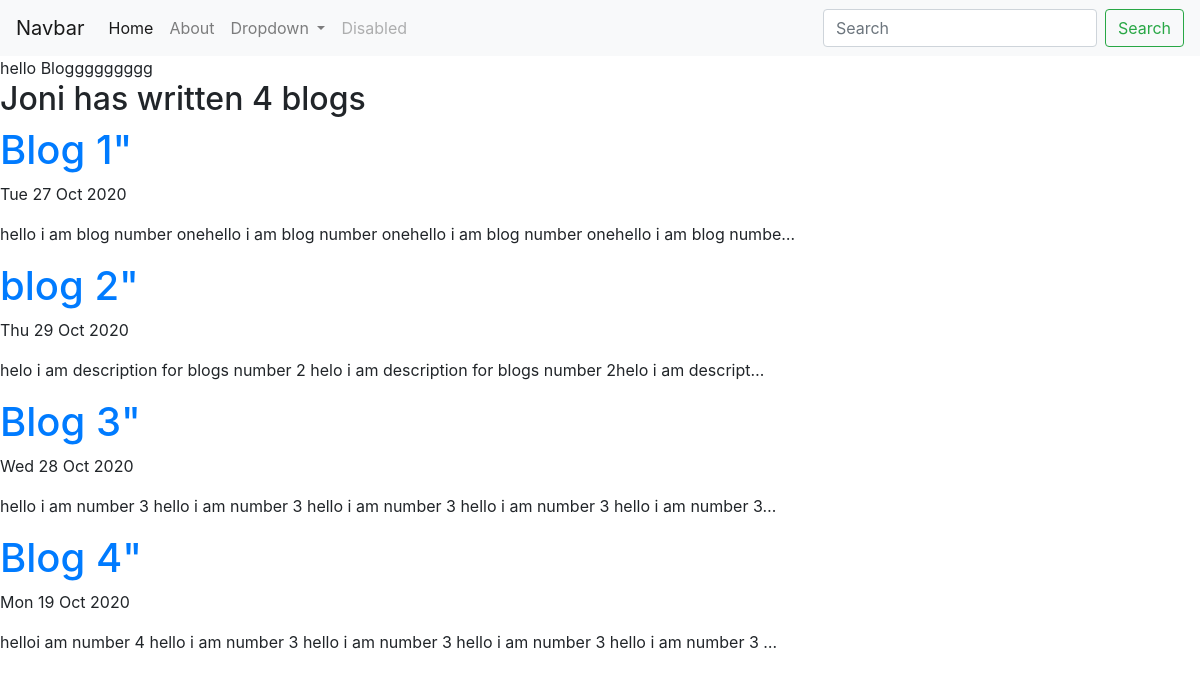
Screenshot of /blog/ with the database file from the repository.
### blog/models.py (models this page shows, shortened)
class Blog(models.Model):
    title = models.CharField(max_length=100)
    date = models.DateField()
    description = models.TextField()
    url = models.URLField(blank=True)

### blog/views.py (the view)
# urls.py: path('', views.all_blog, name='all_blog'),
def all_blog(request):
    hi = Blog.objects.all()
    return render(request,'blog/blog.html',{'hello':hi})

### blog/templates/blog/blog.html (shortened to what this page needs)
{% extends 'portfolio/base.html' %}
{% block content %}
<h2>Joni has written {{ hello.count }} blogs{{ blog.count|pluralize }} </h2>
{% for zakariya in hello %}
<a href="{% url 'blog:detail' zakariya.id %}"><h1>{{zakariya.title}}"</h1></a>
<p>{{zakariya.date|date:"D d M Y"}}</p>
<p>{{zakariya.description|striptags|truncatechars:100 }}</p>
{% endfor %}
{% endblock %}

### portfolio/templates/portfolio/base.html (shortened to what this page needs)
<!doctype html>
<html lang="en">
  <head>
    <link rel="stylesheet" href="https://cdn.jsdelivr.net/npm/bootstrap@4.5.3/dist/css/bootstrap.min.css">
  </head>
  <body>
    <nav class="navbar navbar-expand-lg navbar-light bg-light">
        <a class="navbar-brand" href="#">Navbar</a>
        <div class="collapse navbar-collapse" id="navbarSupportedContent">
          <ul class="navbar-nav mr-auto">
            <li class="nav-item active">
              <a class="nav-link" href="#">Home <span class="sr-only">(current)</span></a>
            </li>
            <li class="nav-item">
              <a class="nav-link" href="#">About</a>
            </li>
            <li class="nav-item dropdown">
              <a class="nav-link dropdown-toggle" href="#" id="navbarDropdown" role="button" data-toggle="dropdown" aria-haspopup="true" aria-expanded="false">
                Dropdown
              </a>
            </li>
            <li class="nav-item">
              <a class="nav-link disabled" href="#" tabindex="-1" aria-disabled="true">Disabled</a>
            </li>
          </ul>
          <form class="form-inline my-2 my-lg-0">
            <input class="form-control mr-sm-2" type="search" placeholder="Search" aria-label="Search">
            <button class="btn btn-outline-success my-2 my-sm-0" type="submit">Search</button>
          </form>
        </div>
      </nav>
  </body>
</html>
{% block content %}{% endblock %}

### rows the page displays
Blog: title "Blog 1", date "Tue 27 Oct 2020", description "hello i am blog number onehello i am blog number onehello i am blog number onehello i am blog numbe…"
Blog: title "blog 2", date "Thu 29 Oct 2020", description "helo i am description for blogs number 2 helo i am description for blogs number 2helo i am descript…"
Blog: title "Blog 3", date "Wed 28 Oct 2020", description "hello i am number 3 hello i am number 3 hello i am number 3 hello i am number 3 hello i am number 3…"
Blog: title "Blog 4", date "Mon 19 Oct 2020", description "helloi am number 4 hello i am number 3 hello i am number 3 hello i am number 3 hello i am number 3 …"

### other values shown
{{ hello.count }} "4"
